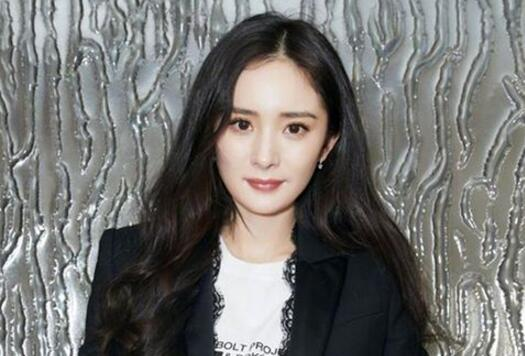
#> input picture 09. 脸操作/yangmi.jpg, 525 x 356 px
$ jupyter execute --allow-errors '换脸.ipynb'
#> lines starting #> are read from the running program, lines starting #| are printed output that depends on the picture
[cell 1]
import cv2
import numpy as np
import dlib
import time

import sys
sys.path.append('..')
#> (the rest of this cell did not finish here and is left out)

[cell 2]
img = cv2.imread("yangmi.jpg")
#> img is the input picture: shape (356, 525, 3); mean B, G, R 112.1, 114.4, 114.9
img_gray = cv2.cvtColor(img, cv2.COLOR_BGR2GRAY)
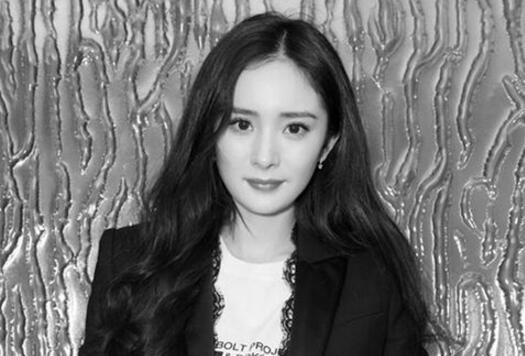
#> img_gray: shape (356, 525); min 0, max 255, mean 114.3
mask = np.zeros_like(img_gray)
img2 = cv2.imread("linzhiling.jpg")
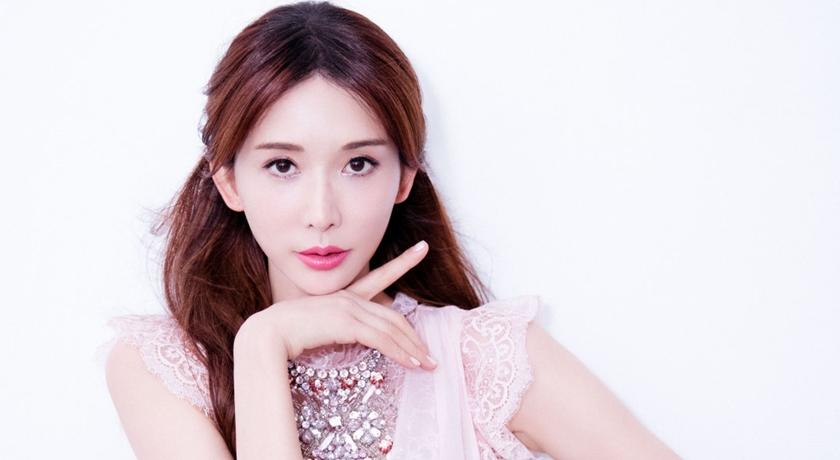
#> input picture 09. 脸操作/linzhiling.jpg, 840 x 460 px
#> img2 is the input picture: shape (460, 840, 3); mean B, G, R 215.7, 209.9, 221
img2_gray = cv2.cvtColor(img2, cv2.COLOR_BGR2GRAY)
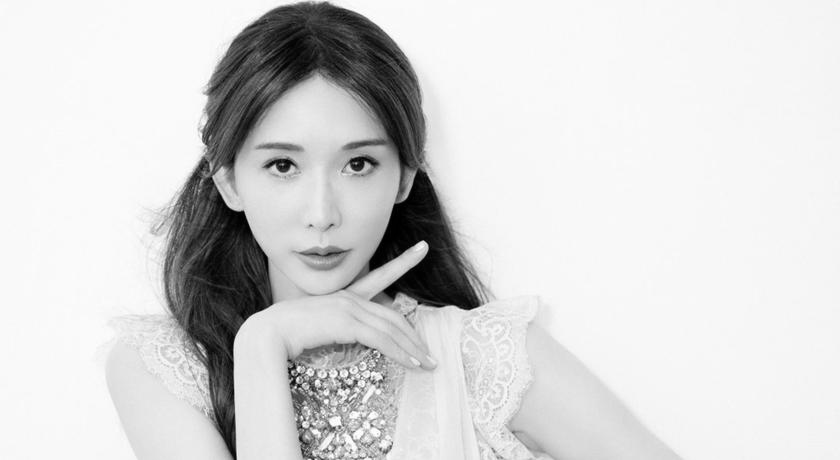
#> img2_gray: shape (460, 840); min 0, max 255, mean 213.8
